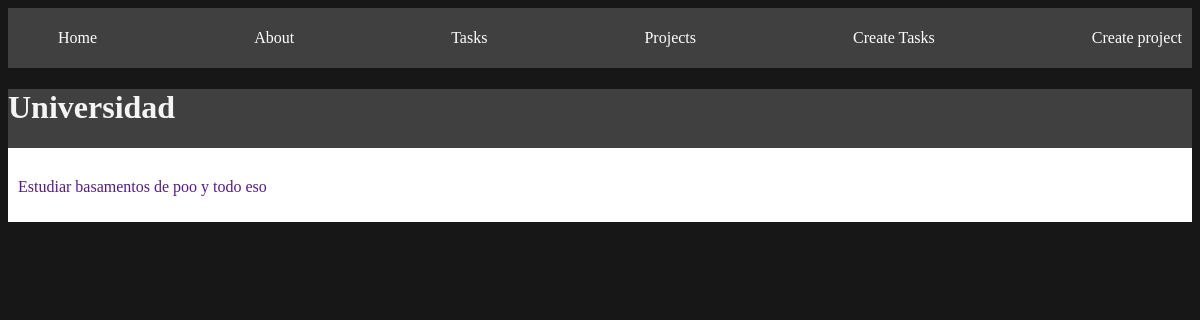
/projects/3, run on the app's committed database.
### myapp/models.py (models this page shows, shortened)
class Project(models.Model):
    nombre = models.CharField(max_length = 100)

class Task(models.Model):
    tittle = models.CharField(max_length = 50)
    description = models.TextField()
    projects =  models.ForeignKey(Project, on_delete = models.CASCADE)
    done = models.BooleanField(default=False)

### myapp/views.py (the view)
def project_details(request, id):
    project = get_object_or_404(Project, id=id)
    task = Task.objects.filter(projects_id =id)
    return render(request, 'project_detail.html', {'project' : project, 'task' : task})

### myapp/templates/project_detail.html (shortened to what this page needs)
{%extends 'layouts/base.html'%}
{%block content%}
<h1>{{project.nombre}}</h1>
{%for i in task%}
<div class="card">
    <a href="">
        <p>{{i.description}}</p>
    </a>
</div>
{%endfor%}
{%endblock%}

### myapp/static/styles/main.css (style rules this page uses)
body { background-color: rgb(23, 23, 23); color: whitesmoke; }
.card { background-color: white; color: black; padding: 10px; margin-bottom: 7px; }
.card a { text-decoration: none; }

### data on the page
Project: nombre "Universidad"
Task: description "Estudiar basamentos de poo y todo eso"
